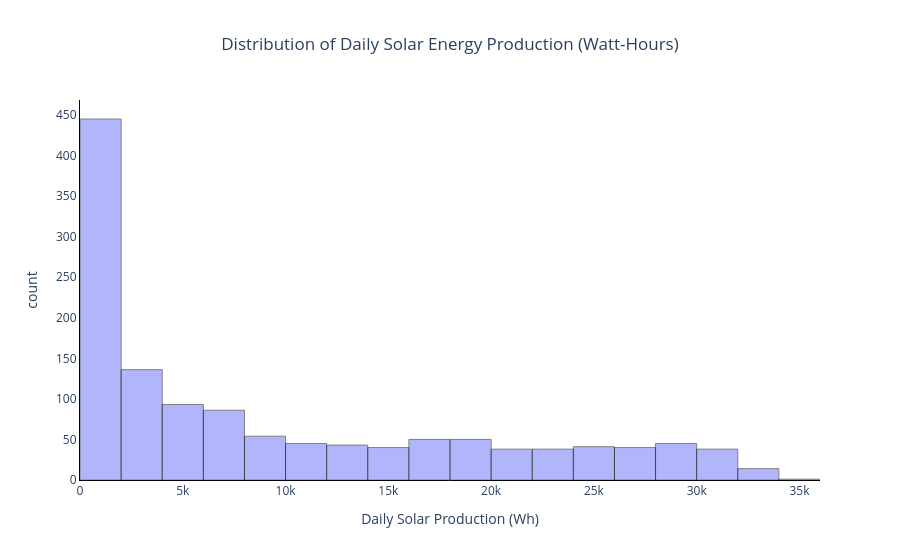

The cell this chart's notebook holds for it:
### Code cell
# make histogram
solar_hist = px.histogram(
    snow_solar_analysis,
    x='daily_total',
    barmode='overlay',
    title='Distribution of Daily Solar Energy Production (Watt-Hours)',
    labels={'daily_total': 'Daily Solar Production (Wh)'}
).update_traces(
    marker=hist_outline # add outline around bins
).update_xaxes(
    showline=True,
    linewidth=1,
    linecolor='black'
).update_yaxes(
    showline=True,
    linewidth=1,
    linecolor='black'
).update_layout(
    title={'x': 0.5},
    plot_bgcolor='rgba(0,0,0,0)'
)

solar_hist.show()

### Figure 1 — Plotly figure (JSON) as saved in the notebook; plotly's stock layout.template omitted (floating-point values rounded to 4 significant figures; data arrays with more than 128 entries replaced by an {"elided": "..."} marker saying what was removed)
{"data": [{"bingroup": "x", "hovertemplate": "Daily Solar Production (Wh)=%{x}<br>count=%{y}<extra></extra>", "legendgroup": "", "marker": {"color": "#636efa", "line": {"color": "black", "width": 1}, "opacity": 0.5, "pattern": {"shape": ""}}, "name": "", "orientation": "v", "showlegend": false, "type": "histogram", "x": {"elided": "1297 float values"}, "xaxis": "x", "yaxis": "y"}], "layout": {"barmode": "overlay", "legend": {"tracegroupgap": 0}, "plot_bgcolor": "rgba(0,0,0,0)", "title": {"text": "Distribution of Daily Solar Energy Production (Watt-Hours)", "x": 0.5}, "xaxis": {"anchor": "y", "domain": [0, 1], "linecolor": "black", "linewidth": 1, "showline": true, "title": {"text": "Daily Solar Production (Wh)"}}, "yaxis": {"anchor": "x", "domain": [0, 1], "linecolor": "black", "linewidth": 1, "showline": true, "title": {"text": "count"}}}}
